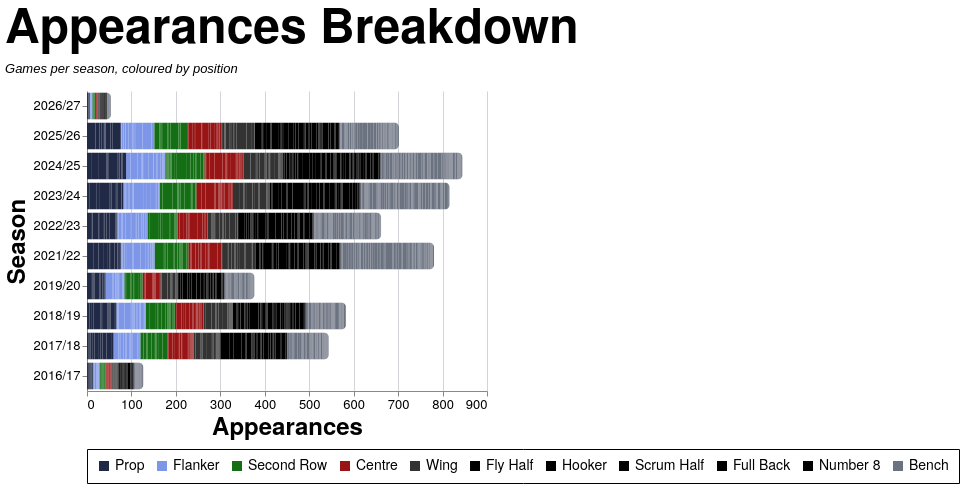

Write a Vega-Lite specification for this figure.
### Vega-Lite specification from a JSON file in a GitHub repository (floating-point values rounded to 4 significant figures; data arrays with more than 128 entries replaced by an {"elided": "..."} marker saying what was removed)
{"config": {"axis": {"labelFont": "PT Sans Narrow, Helvetica Neue, Helvetica, Arial, sans-serif", "titleFont": "PT Sans Narrow, Helvetica Neue, Helvetica, Arial, sans-serif", "labelFontSize": 13, "titleFontSize": 24, "gridColor": "#202947", "gridOpacity": 0.2, "zindex": 1}, "text": {"font": "Lato, sans-serif"}, "bar": {"cornerRadiusEnd": 5}, "header": {"labelFont": "PT Sans Narrow, Helvetica Neue, Helvetica, Arial, sans-serif", "titleFont": "PT Sans Narrow, Helvetica Neue, Helvetica, Arial, sans-serif", "labelFontSize": 24, "titleFontSize": 28, "labelFontWeight": "bold", "orient": "left"}, "legend": {"labelFont": "PT Sans Narrow, Helvetica Neue, Helvetica, Arial, sans-serif", "titleFont": "PT Sans Narrow, Helvetica Neue, Helvetica, Arial, sans-serif", "labelFontSize": 14, "titleFontSize": 16, "titlePadding": 5, "fillColor": "white", "strokeColor": "black", "padding": 10, "titleFontWeight": "lighter", "titleFontStyle": "italic", "titleColor": "gray", "offset": 10}, "title": {"font": "PT Sans Narrow, Helvetica Neue, Helvetica, Arial, sans-serif", "fontSize": 48, "fontWeight": "bold", "anchor": "start", "align": "center", "titlePadding": 20, "subtitlePadding": 10, "subtitleFontSize": 13, "subtitleColor": "", "subtitleFontStyle": "italic", "offset": 15, "color": "black"}, "axisX": {"labelAngle": 0}, "facet": {"title": null, "header": null, "align": {"row": "each", "column": "each"}, "spacing": 10}, "resolve": {"scale": {"y": "independent", "facet": "independent"}}, "background": "transparent", "scale": {"offsetBandPaddingOuter": 0.2, "offsetBandPaddingInner": 0.1}, "view": {"stroke": null, "background": "transparent"}}, "data": {"name": "data-ae5c008098c3b55ee7e0ac4937bb7a5b"}, "mark": {"type": "bar"}, "encoding": {"color": {"field": "color_value", "legend": {"orient": "bottom", "title": null}, "scale": {"domain": ["Prop", "Flanker", "Second Row", "Centre", "Wing", "Fly Half", "Hooker", "Scrum Half", "Full Back", "Number 8", "Bench"], "range": ["#202946", "#7d96e8", "#146f14", "#991515", "#333333", "#000000", "#000000", "#000000", "#000000", "#000000", "#6b7280"]}, "type": "nominal"}, "order": {"field": "stack_order", "type": "quantitative"}, "tooltip": [{"field": "player", "title": "Player", "type": "nominal"}, {"field": "season", "title": "Season", "type": "nominal"}, {"field": "color_value", "title": "Position", "type": "nominal"}, {"aggregate": "sum", "field": "apps", "title": "Appearances", "type": "quantitative"}], "x": {"aggregate": "sum", "field": "apps", "title": "Appearances", "type": "quantitative"}, "y": {"field": "season", "sort": {"field": "season_sort", "op": "max", "order": "descending"}, "title": "Season", "type": "nominal"}}, "height": {"step": 30}, "title": {"text": "Appearances Breakdown", "subtitle": "Games per season, coloured by position"}, "width": 400, "$schema": "https://vega.github.io/schema/vega-lite/v5.20.1.json", "datasets": {"data-ae5c008098c3b55ee7e0ac4937bb7a5b": {"elided": "2563 records"}}}
